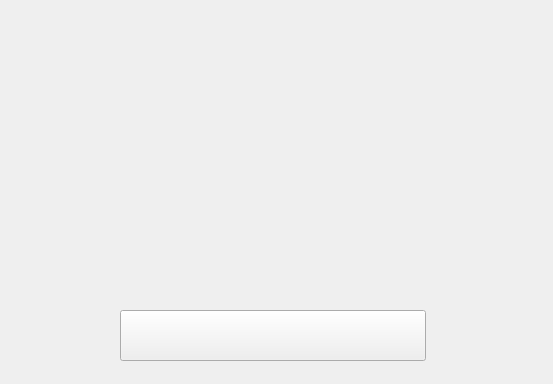
<?xml version="1.0" encoding="UTF-8"?>
<ui version="4.0">
 <class>MulitDialog</class>
 <widget class="QDialog" name="MulitDialog">
  <property name="geometry">
   <rect>
    <x>0</x>
    <y>0</y>
    <width>553</width>
    <height>384</height>
   </rect>
  </property>
  <property name="windowTitle">
   <string>Dialog</string>
  </property>
  <property name="modal">
   <bool>true</bool>
  </property>
  <widget class="QPushButton" name="pushButton">
   <property name="geometry">
    <rect>
     <x>120</x>
     <y>310</y>
     <width>306</width>
     <height>51</height>
    </rect>
   </property>
   <property name="sizePolicy">
    <sizepolicy hsizetype="Fixed" vsizetype="Fixed">
     <horstretch>0</horstretch>
     <verstretch>0</verstretch>
    </sizepolicy>
   </property>
   <property name="focusPolicy">
    <enum>Qt::NoFocus</enum>
   </property>
   <property name="styleSheet">
    <string notr="true">border-image: url(:/image/picture/qietu/弹出框按钮.png);</string>
   </property>
   <property name="text">
    <string/>
   </property>
  </widget>
  <widget class="QLabel" name="label">
   <property name="geometry">
    <rect>
     <x>120</x>
     <y>110</y>
     <width>301</width>
     <height>181</height>
    </rect>
   </property>
   <property name="sizePolicy">
    <sizepolicy hsizetype="Fixed" vsizetype="Fixed">
     <horstretch>0</horstretch>
     <verstretch>0</verstretch>
    </sizepolicy>
   </property>
   <property name="font">
    <font>
     <family>微软雅黑</family>
     <pointsize>18</pointsize>
    </font>
   </property>
   <property name="styleSheet">
    <string notr="true">border-image: url(:/image/picture/qietu/电能卡.jpg);</string>
   </property>
   <property name="text">
    <string/>
   </property>
  </widget>
  <widget class="QLabel" name="label_3">
   <property name="geometry">
    <rect>
     <x>70</x>
     <y>60</y>
     <width>401</width>
     <height>51</height>
    </rect>
   </property>
   <property name="text">
    <string>&lt;html&gt;&lt;head/&gt;&lt;body&gt;&lt;p align=&quot;center&quot;&gt;&lt;br/&gt;&lt;/p&gt;&lt;/body&gt;&lt;/html&gt;</string>
   </property>
   <property name="alignment">
    <set>Qt::AlignCenter</set>
   </property>
   <property name="wordWrap">
    <bool>true</bool>
   </property>
  </widget>
  <widget class="QLabel" name="label_4">
   <property name="geometry">
    <rect>
     <x>180</x>
     <y>20</y>
     <width>173</width>
     <height>36</height>
    </rect>
   </property>
   <property name="styleSheet">
    <string notr="true">border-image: url(:/image/picture/qietu/05.png);</string>
   </property>
   <property name="text">
    <string/>
   </property>
  </widget>
 </widget>
 <resources/>
 <connections/>
</ui>
